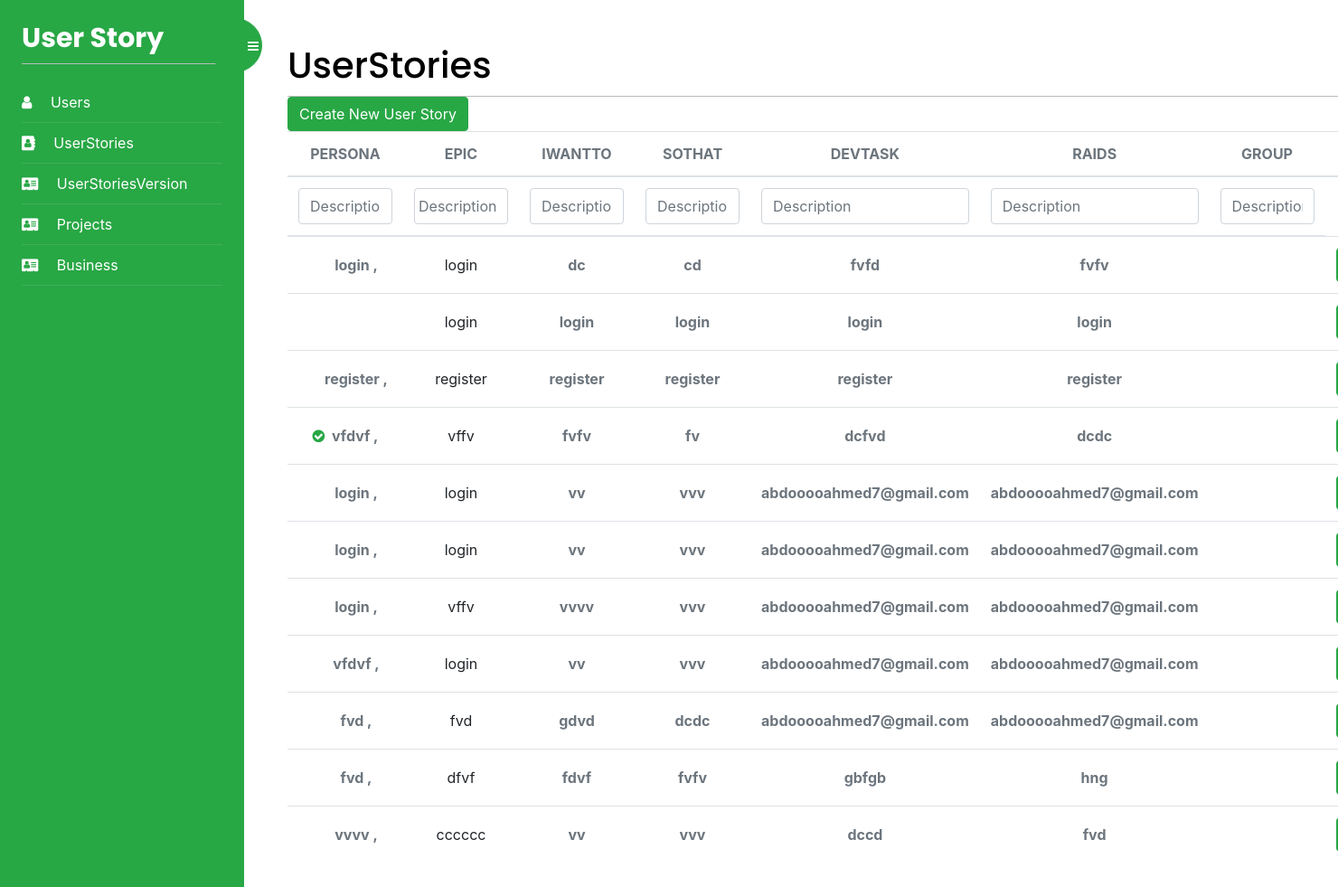
/UserStories/list/ (signed in), run on an earlier commit of the app's database.
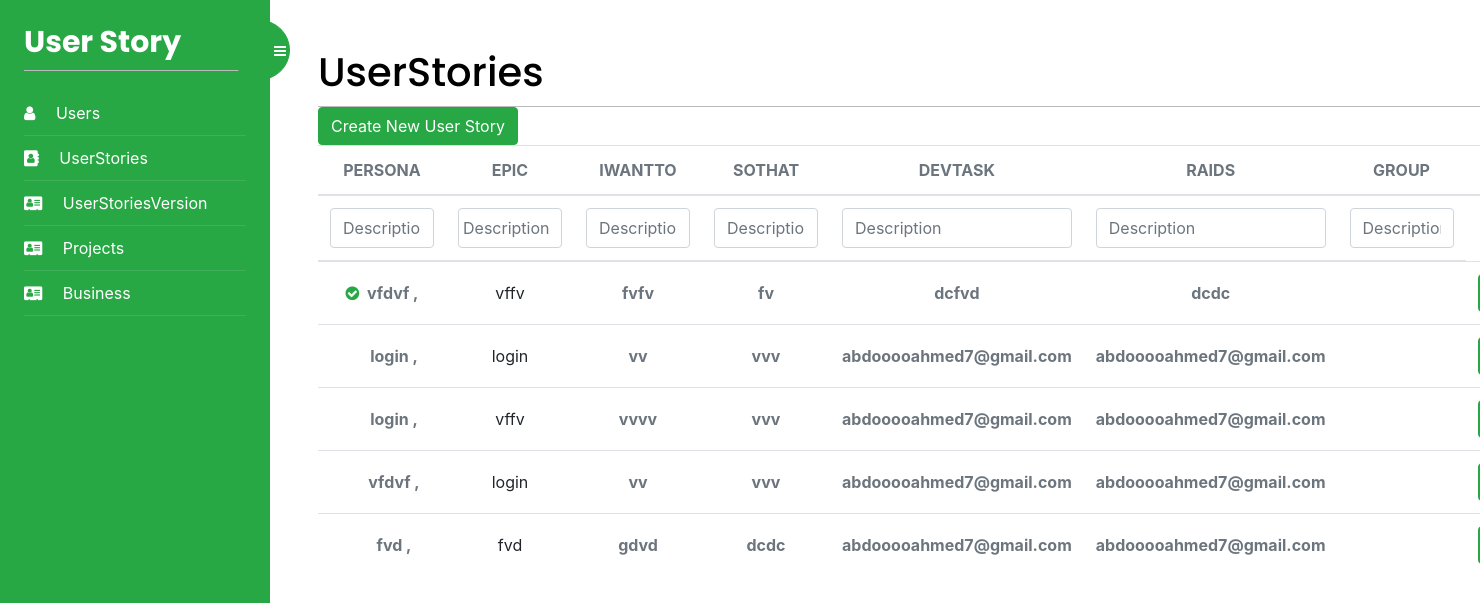
And on a later commit of the database.
### UserStoryApp/models.py (models this page shows, shortened)
class UserStory(models.Model):
    id = models.AutoField(primary_key=True)
    iWantTO = models.TextField(blank=True)
    soThat = models.TextField(blank=True)
    priority = models.TextField(blank=True)
    userStoriesVersion = models.ForeignKey(
        UserStoryVersion, on_delete=models.CASCADE, blank=True, null=True)
    Persona = models.ManyToManyField(Persona)
    RAIDS = models.ManyToManyField(RAIDS)
    DevelopmentTask = models.ManyToManyField(DevelopmentTask)
    Estimates = models.ManyToManyField(Estimates)
    US_Group = models.ForeignKey(
        US_Group, on_delete=models.CASCADE, blank=True, null=True)
    Epic = models.ForeignKey(Epic, on_delete=models.CASCADE)
    class Meta:
        db_table = "UserStory"
    def get_Persona(self):
        return "\n".join([f'{p.Name} , ' for p in self.Persona.all()])
    def get_RAIDS(self):
        print("g\r\ng")
        return "\n".join([f'{p.description} \r\n' for p in self.RAIDS.all()])
    def get_DevTask(self):
        return "\n".join([f'{p.description} \r\n' for p in self.DevelopmentTask.all()])
    def get_UsGroup(self):
        if self.US_Group:
            return self.US_Group.description
        return False

class Persona(models.Model):
    id = models.AutoField(primary_key=True)
    Name = models.TextField(blank=True)
    class Meta:
        db_table = "Persona"

class Epic(models.Model):
    id = models.AutoField(primary_key=True)
    versionName = models.TextField(blank=True)
    class Meta:
        db_table = "Epic"

class DevelopmentTask(models.Model):
    id = models.AutoField(primary_key=True)
    description = models.TextField(blank=True)
    class Meta:
        db_table = "DevelopmentTask"

class RAIDS(models.Model):
    id = models.AutoField(primary_key=True)
    description = models.TextField(blank=True)
    class Meta:
        db_table = "RAIDS"

### UserStories/views.py (the view, shortened to what this page needs)
# urls.py: path('list/', views.userStories_list, name='userStories'),
@login_required
def userStories_list(request):
    persona = []
    RAIDS = []
    DevTask = []
    Indicator = ""
    epic = []
    soThat = []
    iWantTO = []
    userStories = UserStory.objects.all()
    iWantTOObjects = [i.iWantTO for i in userStories]
    iWantTOObjects = dumps(iWantTOObjects)
    soThatObjects = [i.soThat for i in userStories]
    soThatObjects = dumps(soThatObjects)
    devTasksObjects = []
    for i in userStories:
        for d in i.DevelopmentTask.all():
            devTasksObjects.append(d.description)
    devTasksObjects = dumps(devTasksObjects)
    RAIDSObjects = []
    for i in userStories:
        for d in i.RAIDS.all():
            RAIDSObjects.append(d.description)
    RAIDSObjects = dumps(RAIDSObjects)
    if request.GET.get("Indicator"):
        userStories = userStories.filter(
            US_Group__description__contains=request.GET.get("Indicator"))
        Indicator = request.GET.get("Indicator")
    return render(request, 'userStories/userStories.html', {'users': userStories, 'personaObjects': personaObjects, 'epicObjects': epicObjects, 'iWantTOObjects': iWantTOObjects, 'soThatObjects': soThatObjects, 'devTasksObjects': devTasksObjects, 'RAIDSObjects': RAIDSObjects, 'form': {'persona': persona, 'RAIDS': RAIDS, 'DevTask': DevTask, 'indicator': Indicator, 'Epic': epic, 'SoThat': soThat, 'IWantTO': iWantTO}})

### UserStories/templates/userStories/userStories.html (shortened to what this page needs)
{% extends "base.html" %}
{% block content %}
<div>
    <h1 class="m-auto">UserStories</h1>
</div>
<a href="{% url 'addUserStory' %}" class="btn btn-success" aria-hidden="true">
    Create New User Story
</a>
<div class="table-responsive p-0">
    <table class="table align-items-center mb-0">
        <thead>
            <tr>
                <th class="text-center text-uppercase text-secondary text-xxs font-weight-bolder opacity-7">Persona</th>
                <th class="text-center text-uppercase text-secondary text-xxs font-weight-bolder opacity-7">Epic
                </th>
                <th class="text-center text-uppercase text-secondary text-xxs font-weight-bolder opacity-7">iWantTO</th>
                <th class="text-center text-uppercase text-secondary text-xxs font-weight-bolder opacity-7">soThat</th>
                <th class="text-center text-uppercase text-secondary text-xxs font-weight-bolder opacity-7">DevTask</th>
                <th class="text-center text-uppercase text-secondary text-xxs font-weight-bolder opacity-7">RAIDS</th>
                <th class="text-center text-uppercase text-secondary text-xxs font-weight-bolder opacity-7">Group</th>
                <th class="text-secondary opacity-7"></th>
            </tr>
        </thead>
        <thead>
            <tr>
                <form id="form" method="get" name="filter" autocomplete="off">
                    <th class="minWidth text-center text-uppercase text-secondary text-xxs font-weight-bolder opacity-7">
                        <div >
                            <input type="text" name="Persona" class="form-control filter" id="personaInputfilter"
                                id="exampleInputEmail1" aria-describedby="emailHelp" placeholder="Description">
                        </div>
                    </th>
                    <th style="min-width: 8rem;" class="minWidth text-center text-uppercase text-secondary text-xxs font-weight-bolder opacity-7">
                        <div>
                        <input type="text" name="Epic" class="form-control filter p-1" id="epicInputfilter" aria-describedby="emailHelp"
                            placeholder="Description">
                        </div>
                    </th>
                <th class="minWidth text-center text-uppercase text-secondary text-xxs font-weight-bolder opacity-7">
                   <div>
                    <input type="text" name="IWantTO" class="form-control filter" id="iWantToInput" aria-describedby="emailHelp"
                        placeholder="Description">
                   </div>
                </th>
                <th class="minWidth text-center text-uppercase text-secondary text-xxs font-weight-bolder opacity-7">
                    <div>
                        <input type="text" name="SoThat" class="form-control filter" id="soThatInput" aria-describedby="emailHelp"
                            placeholder="Description">
                    </div>
                </th>
                <th class="minWidth text-center text-uppercase text-secondary text-xxs font-weight-bolder opacity-7">
                    <div>
                        <input type="text" name="DevTask" class="form-control filter" id="devTaskInput"
                            aria-describedby="emailHelp" placeholder="Description">
                    </div>
                </th>
                <th class="minWidth text-center text-uppercase text-secondary text-xxs font-weight-bolder opacity-7">
                    <div>
                        <input type="text" name="RAIDS" class="form-control filter" id="RAIDSInput"
                            aria-describedby="emailHelp" placeholder="Description">
                    </div>
                </th>
                <th class="minWidth text-center text-uppercase text-secondary text-xxs font-weight-bolder opacity-7"><input type="text" name="Indicator" value="{{form.indicator}}" class="form-control groupField filter" id="exampleInputEmail1" aria-describedby="emailHelp"
                    placeholder="Description"></th>
                </form>
            </tr>
        </thead>
        <tbody>
            {% for user in users %}
                <tr>
                <td class="align-middle text-center">
                    {% if user.get_UsGroup %}
                    <span class="text-secondary text-xs font-weight-bold mr-1 groupName" data-toggle="tooltip"
                        title={{user.get_UsGroup}}>
                        <i class="fa fa-check-circle text-success group" style="cursor: pointer;"></i>
                    </span>
                    <span class="text-secondary text-xs font-weight-bold">{{user.get_Persona}}</span>
                    {% else %}
                    <span class="text-secondary text-xs font-weight-bold ml-4">{{user.get_Persona}}</span>
                    {% endif %}
                </td>
                <td class="align-middle text-center">
                    {{user.Epic.versionName}}
                </td>
                <td class="align-middle text-center">
                    <span class="text-secondary text-xs font-weight-bold">{{user.iWantTO}}</span>
                </td>
                <td class="align-middle text-center">
                    <span class="text-secondary text-xs font-weight-bold">{{user.soThat}}</span>
                </td>
                <td class="align-middle text-center">
                    <span class="text-secondary text-xs font-weight-bold">{{user.get_DevTask}}</span>
                </td>
                <td class="align-middle text-center">
                    <span class="text-secondary text-xs font-weight-bold">{{user.get_RAIDS}}</span>
                </td>
                <td class="align-middle text-center">
                </td>
                <td class="align-middle text-center">
                    <a href="{% url 'userStoryDetails' user.id %}" class="btn btn-success" aria-hidden="true">
                    </a>
                </td>
            </tr>
            {% endfor %}
        </tbody>
    </table>
</div>
{% endblock %}

### Users/templates/base.html (shortened to what this page needs)
{% load static %}
<!DOCTYPE html>
<html>
<head>
    <link href="{% static "css/base.css" %}" rel="stylesheet">
    <link rel="stylesheet" href="https://stackpath.bootstrapcdn.com/font-awesome/4.7.0/css/font-awesome.min.css">
    <link href="//netdna.bootstrapcdn.com/font-awesome/4.7.0/css/font-awesome.css" rel="stylesheet">
    <link rel="stylesheet" href="{% static "css/style.css" %}">
    <link rel="stylesheet" href="{% static "css/autocomplete.css" %}">
    <link rel="stylesheet" href="https://cdn.jsdelivr.net/npm/bootstrap@4.3.1/dist/css/bootstrap.min.css"
>
    <link href="https://cdn.rawgit.com/davidstutz/bootstrap-multiselect/master/dist/css/bootstrap-multiselect.css"
        rel="stylesheet" type="text/css" />
</head>
<body>
    <div class="wrapper d-flex align-items-stretch">
        <nav id="sidebar" class="bg-success">
            <div class="custom-menu">
                <button type="button" id="sidebarCollapse" class="btn btn-success bg-success">
                    <i class="fa fa-bars"></i>
                </button>
            </div>
            <div class="p-4">
                <h1><a href="index.html" class="logo">User Story</a></h1>
                <ul class="list-unstyled components mb-5">
                    <li class="active">
                        <a href="{% url 'users' %}"><span class="text-white fa fa-user mr-3"></span> Users</a>
                    </li>
                    <li class="active">
                        <a href="{% url 'userStories' %}"><span class="text-white fa fa-address-book mr-3"></span> UserStories</a>
                    </li>
                    <li class="active">
                        <a href="{% url 'userStoryVersions' %}"><span class="text-white fa fa-address-card mr-3"></span> UserStoriesVersion</a>
                    </li>
                    <li class="active">
                        <a href="{% url 'Projects' %}"><span class="text-white fa fa-address-card mr-3"></span>
                            Projects</a>
                    </li>
                    <li class="active">
                        <a href="{% url 'Business' %}"><span class="text-white fa fa-address-card mr-3"></span>
                            Business</a>
                    </li>
                </ul>
            </div>
        </nav>
        <div id="content" class="p-4 p-md-5 pt-5">
            {% block content %}
            {% endblock %}
        </div>
    </div>
</body>
</html>

### account/static/css/base.css (style rules this page uses)
body { margin:0; padding:0; font-family:helvetica, sans-serif; }
a { color:#12c064; text-decoration:none; }
h1, h2, h3, h4, h5 , h6 { font-family: 'Muli', sans-serif; font-weight:normal; }
h1 { border-bottom:1px solid #bbb; padding:0 0 10px 0; margin:10px 0 20px 0; }
#content { padding:30px 100px; }
form { overflow:auto; }
input, textarea { clear:both; float:left; margin:0 0 10px; background:#efefef; border:0; padding:6px 10px; font-size:14px; }

### Users/templates/base.html (style rules this page uses)
.minWidth { min-width: 8rem; }

What changed in the data, as far as the page shows it:
removed UserStory: get_Persona "login ,", Epic.versionName "login", iWantTO "dc", soThat "cd", get_DevTask "fvfd", get_RAIDS "fvfv"
removed UserStory: Epic.versionName "login", iWantTO "login", soThat "login", get_DevTask "login", get_RAIDS "login"
removed UserStory: get_Persona "register ,", Epic.versionName "register", iWantTO "register", soThat "register", get_DevTask "register", get_RAIDS "register"
removed UserStory: get_Persona "login ,", Epic.versionName "login", iWantTO "vv", soThat "vvv", get_DevTask "abdooooahmed7@gmail.com", get_RAIDS "abdooooahmed7@gmail.com"
removed UserStory: get_Persona "fvd ,", Epic.versionName "dfvf", iWantTO "fdvf", soThat "fvfv", get_DevTask "gbfgb", get_RAIDS "hng"
removed UserStory: get_Persona "vvvv ,", Epic.versionName "cccccc", iWantTO "vv", soThat "vvv", get_DevTask "dccd", get_RAIDS "fvd"
